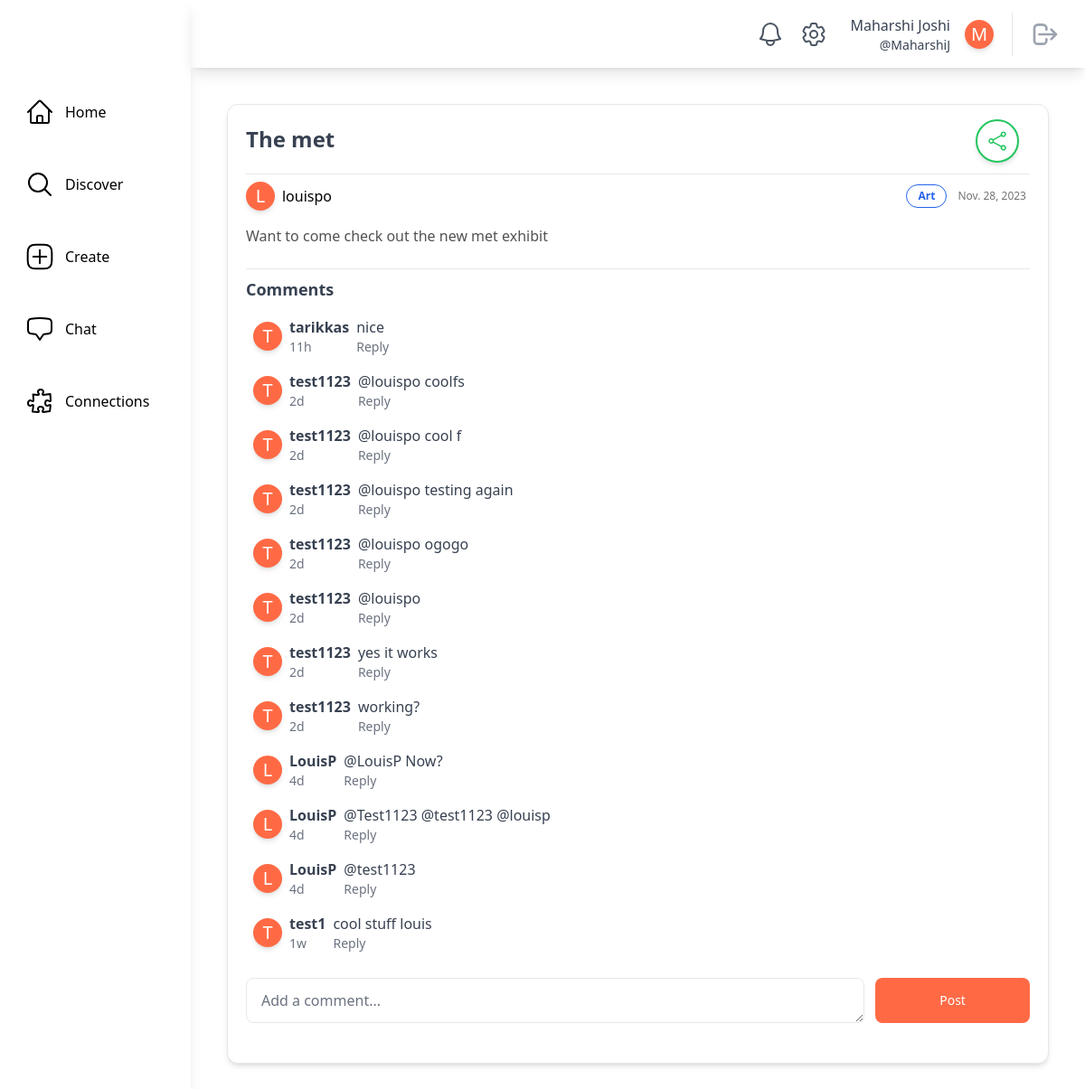
The app's page /posts/post/louispo/9/ (signed in), older data.
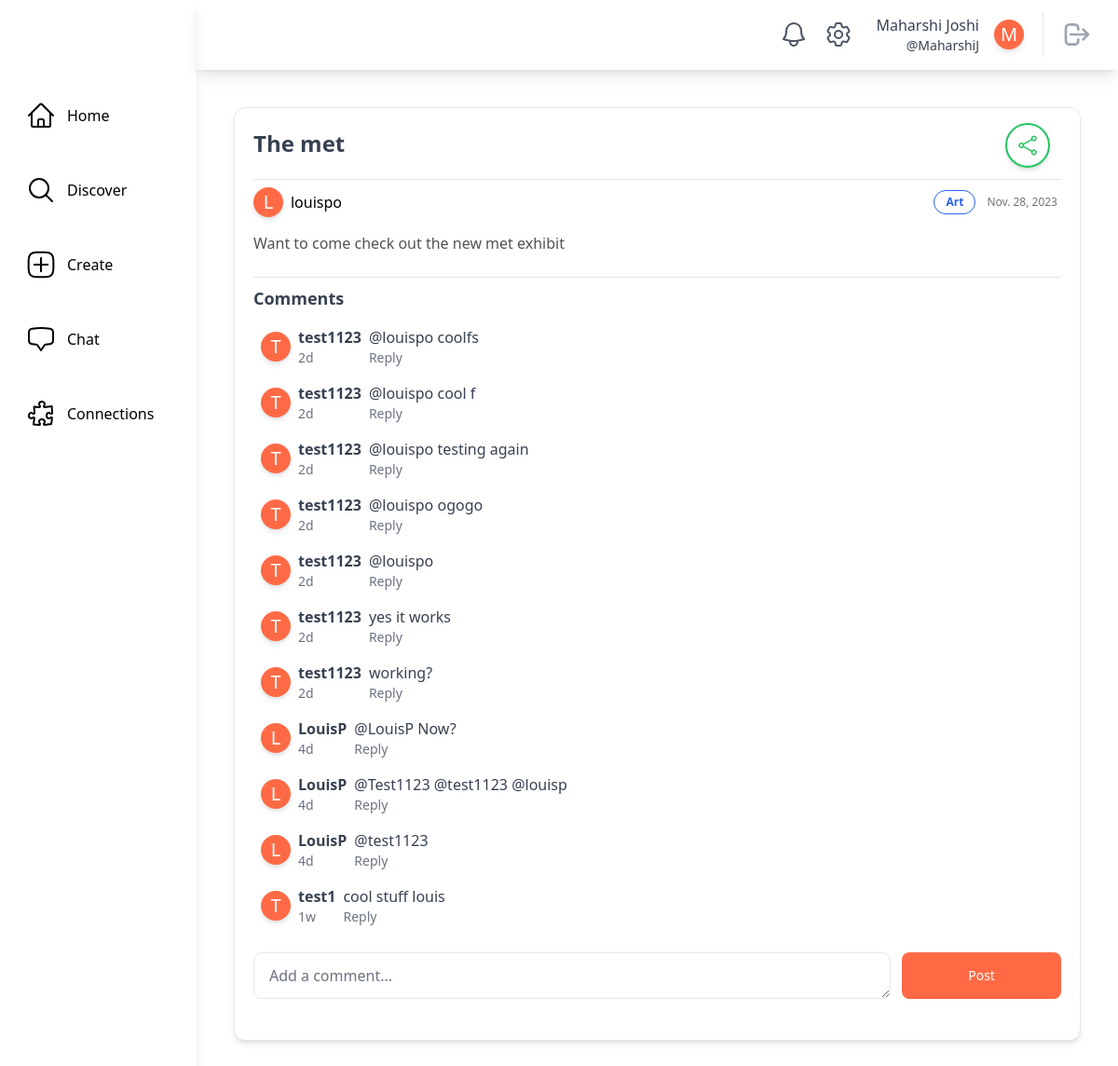
The same page, newer data.
### main/models.py (models this page shows)
class InterestTag(models.Model):
    name = models.CharField(max_length=50, unique=True)
    class Meta:
        db_table = "interest_tags"
        verbose_name_plural = "Interest Tags"
    def __str__(self):
        return self.name

class SocialUser(AbstractUser):
    class Pronouns(models.IntegerChoices):
        SHE = 1, _("She/Her")
        HE = 2, _("He/Him")
        THEY = 3, _("They/Them")
        OTHER = 4, _("Other/Prefer Not To Say")
    username = models.CharField(max_length=30, unique=True)
    email = models.EmailField(unique=True, default="@nyu.edu")
    full_name = models.CharField(max_length=50, default="")
    pronouns = models.IntegerField(default=Pronouns.OTHER, choices=Pronouns.choices)
    date_of_birth = models.DateField(null=True, validators=[validate_age])
    major = models.CharField(max_length=100, default="undeclared")
    tags = models.ManyToManyField(InterestTag, related_name="tags")
    profile_picture = models.ImageField(
        upload_to="profile_pics/", null=True, blank=True
    )
    timestamp = models.DateTimeField("timestamp", default=timezone.now)  # joined
    def get_absolute_url(self):
        return reverse("main:profile_page", kwargs={"username": self.username})

### posts/models.py (models this page shows, shortened)
class Comment(models.Model):
    post = models.ForeignKey(
        ActivityPost, on_delete=models.CASCADE, related_name="comments"
    )
    commentPoster = models.ForeignKey(
        settings.AUTH_USER_MODEL, on_delete=models.CASCADE
    )
    text = models.TextField()
    timestamp = models.DateTimeField("date commented")
    taggedUsers = models.ManyToManyField(
        settings.AUTH_USER_MODEL, related_name="taggedUsers"
    )

### posts/views.py (the view)
@method_decorator(login_required, name="dispatch")
class PostDetailsView(LoginRequiredMixin, generic.DetailView):
    model = ActivityPost
    template_name = "posts/post_details.html"
    context_object_name = "post"
    def get(self, request, *args, **kwargs):
        post = get_object_or_404(
            ActivityPost,
            poster__username=self.kwargs["poster"],
            pk=self.kwargs["pk"],
        )
        if (
            post.status == ActivityPost.PostStatus.DRAFT
            or post.status == ActivityPost.PostStatus.ARCHIVED
        ) and post.poster != request.user:
            return HttpResponseRedirect(reverse("main:home"))
        return super().get(request, *args, **kwargs)
    def get_context_data(self, **kwargs):
        context = super().get_context_data(**kwargs)
        comments = Comment.objects.filter(post=self.object).order_by("-timestamp")
        blocked_users = Block.objects.filter(blocker=self.request.user).values_list(
            "blocked_user", flat=True
        )
        blocking_users = Block.objects.filter(
            blocked_user=self.request.user
        ).values_list("blocker", flat=True)
        context["comments"] = comments.exclude(commentPoster__in=blocked_users).exclude(
            commentPoster__in=blocking_users
        )
        return context
    def post(self, request, *args, **kwargs):
        new_comment = self.request.POST.get("new_comment")
        if new_comment:
            poster = SocialUser(username=self.kwargs["poster"])
            post = ActivityPost(poster=poster, pk=self.kwargs["pk"])
            taggedUsername = [
                word[1:] for word in new_comment.split() if word.startswith("@")
            ]
            taggedUsers = SocialUser.objects.filter(username__in=taggedUsername)
            comment = Comment.objects.create(
                commentPoster=request.user,
                post=post,
                text=new_comment,
                timestamp=timezone.now(),
            )
            comment.taggedUsers.set(taggedUsers)
        return redirect(
            reverse_lazy(
                "posts:post_details",
                kwargs={
                    "poster": poster.username,
                    "pk": post.id,
                },
            )
        )
    def dispatch(self, request, *args, **kwargs):
        poster = self.kwargs["poster"]
        post = get_object_or_404(
            ActivityPost,
            poster__username=self.kwargs["poster"],
            pk=self.kwargs["pk"],
        )
        if (
            post.status != ActivityPost.PostStatus.ACTIVE
            and self.request.user.username != poster
        ):
            return self.handle_no_permission()
        return super().dispatch(request, *args, **kwargs)

### main/models.py (called while the page is built)
    @classmethod
    def count_unread_notifications(cls, user):
        return (
            cls.objects.filter(models.Q(recipient_user=user, is_read=False))
            .all()
            .order_by("-timestamp")
            .count()
        )

### main/templatetags/main_customfilters.py (called while the page is built)
@register.filter
def format_time_difference(timestamp):
    now = timezone.now()
    time_difference = now - timestamp
    days = time_difference.days
    seconds = time_difference.seconds
    years, remainder = divmod(days, 365)
    months, days = divmod(remainder, 30)
    weeks, days = divmod(days, 7)
    hours, remainder = divmod(seconds, 3600)
    minutes, _ = divmod(remainder, 60)
    if years > 0:
        return f"{years}y"
    elif months > 0:
        return f"{months}mo"
    elif weeks > 0:
        return f"{weeks}w"
    elif days > 0:
        return f"{days}d"
    elif hours > 0:
        return f"{hours}h"
    elif minutes > 0:
        return f"{minutes}m"
    else:
        return "Just now"

### theme/templatetags/theme_customfilters.py (called while the page is built)
@register.filter
def count_unread_notifications(user):
    return Notification.count_unread_notifications(user)

### posts/templates/posts/post_details.html (shortened to what this page needs)
{% extends "base.html" %}
{% load username_customfilters %}
{% block content %}
    <div class="rounded-xl border p-5 shadow-md bg-white m-10">
        <div class="flex flex-wrap w-full items-center justify-between border-b -mt-2">
           <div class="flex items-center text-2xl font-bold text-gray-700 mb-3">{{ post.title|capfirst }}</div>
            <div class="flex flex-wrap justify-self-end items-center">
                <div class="flex items-center justify-items-start mr-2 mb-2">
                    <div class="relative inline-flex items-center justify-center py-2 overflow-hidden font-medium text-green-500 transition duration-300 ease-out border-2 border-green-500 rounded-full shadow-md group w-12 h-12 m-1">
                        <span class="absolute flex items-center justify-center w-full h-full text-green-500 transition-all duration-300 ease group-hover:bg-green-500 group-hover:text-white">
                            <button id="copyLinkBtn">
                            </button>
                        </span>
                    </div>
                </div>
            </div>
        </div>
        <div class="flex flex-wrap w-full items-center justify-between">
            <a href="{% url 'main:profile_page' post.poster.username %}"
               class="flex items-center hover:bg-gray-100 rounded hover:text-gray-600 focus:bg-gray-100 focus:text-gray-600 mt-2">
               <div class="rounded-full h-8 w-8 bg-[#ff6a45] flex items-center justify-center shadow-md border-white transition duration-200 transform hover:scale-110">
                  {% if post.poster.profile_picture %}
                     {% comment %} Profile Picture with same shape {% endcomment %}
                  {% else %}
                     <span class="text-white text-xl">{{ post.poster.full_name|first|capfirst }}</span>
                  {% endif %}
               </div>
               <div class="flex items-center ml-2">
                  <div class="text-md font-regular">{{ post.poster.username }}</div>
               </div>
            </a>
            <div class="flex flex-wrap justify-self-end items-center">
                <div class="flex items-center justify-items-start mr-2 mt-2">
                    {% for tag in post.tags.all %}
                        <button class="mr-1 rounded-2xl border border-blue-600 text-blue-600 bg-white px-3 py-1 text-xs font-semibold">{{ tag }}</button>
                    {% endfor %}
                </div>
                <div class="text-xs text-neutral-500 text-right mr-1 mt-2">{{ post.timestamp.date }}</div>
            </div>
        </div>
        <div class="mt-4 mb-6">
            <div class="text-neutral-600">{{ post.description }}</div>
        </div>
        <div class="flex justify-between items-center mt-5 mb-4">
            <h2 class="text-lg font-semibold text-gray-700 border-t w-full pt-2">Comments</h2>
        </div>
        <div>
            {% if comments %}
                {% for comment in comments %}
                    {% include "posts/comment_card.html" with comment=comment %}
                {% endfor %}
            {% else %}
                <p>No comments yet! Add one to start the conversation.</p>
            {% endif %}
        </div>
        <form class="mt-6 mb-6" method="post">
            <div class="flex justify-between w-full mb-4">
                <textarea name="new_comment"
                          id="comment"
                          rows="1"
                          class="px-4 py-3 bg-white rounded-lg rounded-t-lg border border-gray-200 w-4/5 focus:ring-0 focus:outline-none"
                          placeholder="Add a comment..."
                          required></textarea>
                <button type="submit"
                        class="ml-3 w-1/5 py-3 text-sm font-medium text-center text-white bg-[#ff6a45] rounded-lg focus:ring-4">
                    Post
                </button>
            </div>
        </form>
    </div>
{% endblock content %}

### posts/templates/posts/comment_card.html (shortened to what this page needs)
{% load main_customfilters %}
{% load username_customfilters %}
<div class="rounded-xl bg-white mx-2 my-3">
    <div class="flex flex-wrap items-start">
        <a href="{% url 'main:profile_page' comment.commentPoster.username %}"
           class="flex items-center hover:bg-gray-100 rounded hover:text-gray-600 focus:bg-gray-100 focus:text-gray-600">
            <div class="rounded-full h-8 w-8 bg-[#ff6a45] flex items-center justify-center shadow-md border-white transition duration-200 transform hover:scale-110">
                {% if comment.commentPoster.profile_picture %}
                {% else %}
                    <span class="text-white text-xl">{{ comment.commentPoster.full_name|first|capfirst }}</span>
                {% endif %}
            </div>
            <div class="ml-2">
                <div class="text-md font-semibold text-gray-700">{{ comment.commentPoster.username }}</div>
                <div class="text-sm text-gray-500">{{ comment.timestamp|format_time_difference }}</div>
            </div>
        </a>
        <div class="flex-1 ml-2 m-1">
           <div class="text-md leading-none text-gray-700">
                {% with comment_text=comment.text|taggedUsers:comment.taggedUsers %}
                    {{ comment_text|safe }}
                {% endwith %}
            </div>
            {% if comment.commentPoster != user %}
                <button type="button"
                        class="flex items-center text-sm text-gray-500 hover:scale-110 font-medium mt-1">
                    Reply
                </button>
            {% endif %}
        </div>
    </div>
</div>

Row changes from the older to the newer data that the page shows:
removed Comment: commentPoster.full_name|first "T", commentPoster.username "tarikkas", timestamp "11h", text "nice", shows "Reply"
